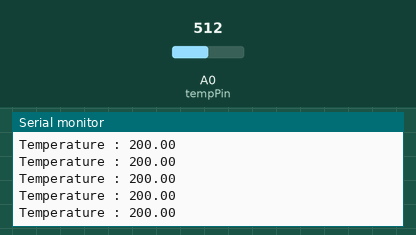
Simulated run of this sketch. Board: Arduino Uno, built with avr-gcc and run on an emulated ATmega328P. Parts: the last lines printed to the serial monitor. The inputs (shaded band) are chosen by the test bench; at power-on: A0 (tempPin) = 512.

Above: at 1.2 s.
1.3 s: A0 (tempPin) set to 716
At 1.46 s:
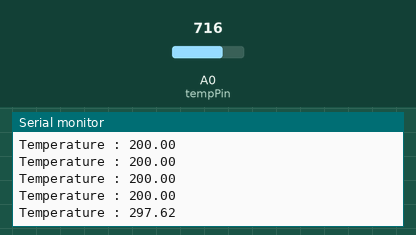
2.8 s: A0 (tempPin) set to 900
At 2.98 s:
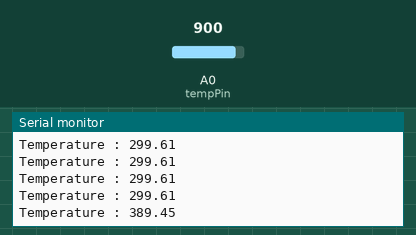
Timing chart, 0 to 5.8 s (numbered marks = the images above; inputs shaded):
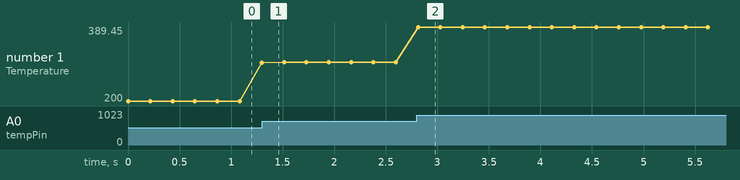

The sketch:

TMP36_test2.ino
```cpp
int tempPin=A0;

float readTemp(int pin)
{
  float bv=analogRead(pin);
  float mv=bv*5/1024.0;
  float temperatureC = (mv - 0.5) * 100 ;
  return temperatureC;
}

float readAvgTemp(int pin, int waitDelay, int count)
{
   int k=0;
   float sum=0.0;
   for(k=0;k<count;k++)
   {
       sum=sum + readTemp(pin);
       delay(waitDelay);
   }
   float avg=sum/(float)count;
   return avg;
}

void setup()
{
    Serial.begin(9600);
}

void loop()
{
  Serial.print("Temperature : ");
  Serial.println(readAvgTemp(tempPin, 1, 100));
  delay(100);
}
```

Measured:
- after the input at 2.8 s, the serial monitor: prints a new line at once (image 2)
- plotted number 1: 297.62 → 299.61 after the input at 1.3 s, 299.61 → 389.45 after the input at 2.8 s
